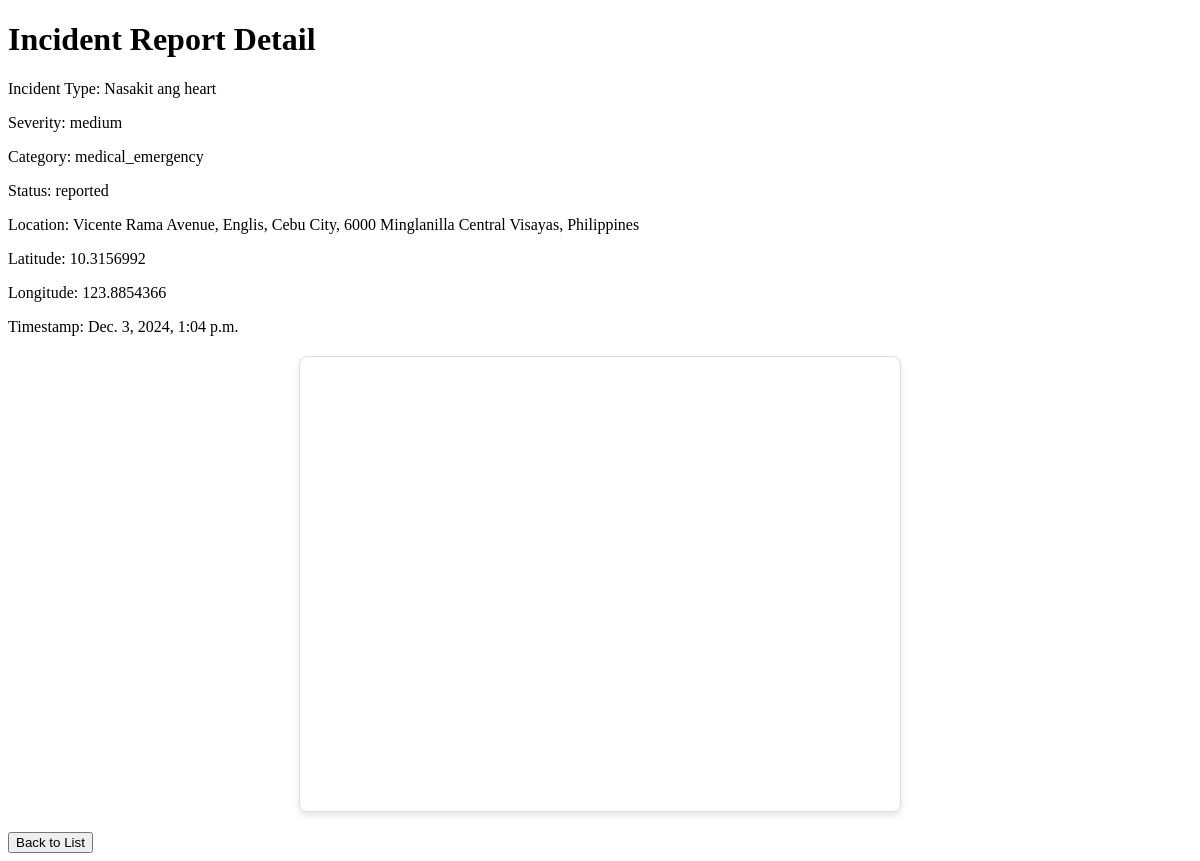
Page /incidents/11/ (signed in) on the committed database.
### luwasapp/models.py (models this page shows, shortened)
class IncidentReport(models.Model):
    SEVERITY_CHOICES = [
        ('low', 'Low'),
        ('medium', 'Medium'),
        ('high', 'High'),
        ('critical', 'Critical'),
    ]
    STATUS_CHOICES = [
        ('reported', 'Reported'),
        ('in_progress', 'In Progress'),
        ('resolved', 'Resolved'),
        ('closed', 'Closed'),
    ]
    CATEGORY_CHOICES = [
        ('medical_emergency', 'Medical Emergency'),
        ('fire_incident', 'Fire Incident'),
        ('road_accident', 'Road Accident'),
        ('natural_disaster', 'Natural Disaster'),
        ('crime_related', 'Crime Related'),
        ('domestic_violence', 'Domestic Violence'),
        ('psychological_crisis', 'Psychological Crisis'),
        ('missing_person', 'Missing Person'),
        ('poisoning', 'Poisoning'),
        ('gas_leak', 'Gas Leak'),
        ('electrical_hazard', 'Electrical Hazard'),
        ('hazardous_materials', 'Hazardous Materials Spill'),
        ('flooding', 'Flooding'),
        ('earthquake', 'Earthquake'),
        ('typhoon', 'Typhoon'),
        ('animal_attack', 'Animal Attack'),
        ('terrorist_threat', 'Terrorist Threat/Attack'),
        ('building_collapse', 'Building Collapse'),
        ('public_disturbance', 'Public Disturbance'),
        ('child_abuse', 'Child Abuse'),
        ('elderly_abuse', 'Elderly Abuse'),
    ]
    reportid = models.AutoField(primary_key=True)
    incident_type = models.CharField(max_length=100)
    severity = models.CharField(max_length=25, choices=SEVERITY_CHOICES)
    category = models.CharField(max_length=255, choices=CATEGORY_CHOICES, blank=True)
    status = models.CharField(max_length=255, choices=STATUS_CHOICES, default= "reported", blank=True)
    location = models.CharField(max_length=255)
    latitude = models.FloatField(null=True, blank=True)
    longitude = models.FloatField(null=True, blank=True)
    timestamp = models.DateTimeField(auto_now_add=True)

### luwasapp/views.py (the view)
# urls.py: path('incidents/<int:pk>/', views.incident_detail_view, name='incident_detail'),
@login_required
def incident_detail_view(request, pk):
    incident = get_object_or_404(IncidentReport, pk=pk)
    is_assigned = IncidentAssignment.objects.filter(incident_report=incident, user=request.user).exists()
    return render(request, 'incident/detail.html', {'incident': incident, 'is_assigned': is_assigned})

### luwasapp/templates/incident/detail.html (shortened to what this page needs)
<!DOCTYPE html>
<html>
<head>
</head>
<body>
    <h1>Incident Report Detail</h1>
    <p>Incident Type: {{ incident.incident_type }}</p>
    <p>Severity: {{ incident.severity }}</p>
    <p>Category: {{ incident.category }}</p>
    <p>Status: {{ incident.status }}</p>
    <p>Location: {{ incident.location }}</p>
    <p>Latitude: {{ incident.latitude }}</p>
    <p>Longitude: {{ incident.longitude }}</p>
    <p>Timestamp: {{ incident.timestamp }}</p>
    <div class="map-container">
        <iframe
            src="https://www.google.com/maps/embed?pb=!1m0!3m2!1sen!2sus!4v0!6m8!1m7!1sCAoSLEFGMVFpcFBxRzJXZW9LUVlfNjU4aF9fZmMxa0FCWmVpdmFSRk5MR0Q0!2m2!1d{{ incident.latitude }}!2d{{ incident.longitude }}!3f0!4f0!5f1.2"
            allowfullscreen>
        </iframe>
    </div>
    <a href="{% url 'incident_list' %}"><button>Back to List</button></a>
</body>
</html>

### luwasapp/templates/incident/detail.html (style rules this page uses)
.map-container { width: 100%; max-width: 600px; margin: 20px auto; border: 1px solid #ddd; border-radius: 8px; overflow: hidden; box-shadow: 0 4px 6px rgba(0, 0, 0, 0.1); }
.map-container iframe { width: 100%; height: 450px; border: none; }

### rows in the picture
IncidentReport: incident_type "Nasakit ang heart", severity "medium", category "medical_emergency", status "reported", location "Vicente Rama Avenue, Englis, Cebu City, 6000 Minglanilla Central Visayas, Philippines", latitude "10.3156992", longitude "123.8854366", timestamp "Dec. 3, 2024, 1:04 p.m."
